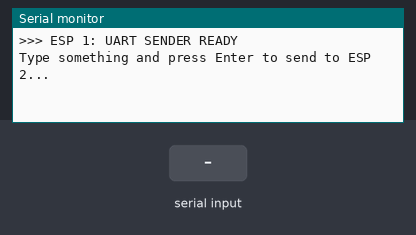
The sketch below on a simulated ESP32. On the bench: the last lines printed to the serial monitor. Inputs (shaded band) come from the test bench.

Above: at 1.2 s.
1.3 s: "1\n" received over Serial
At 2.4 s:
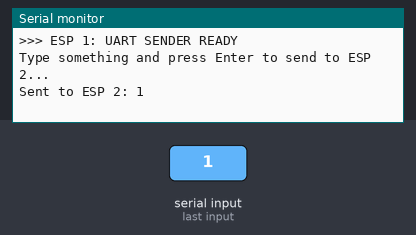
2.8 s: "0\n" received over Serial
At 3.5 s:
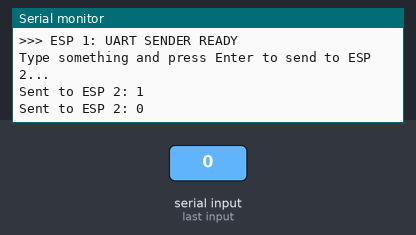
4.3 s: "2\n" received over Serial
At 4.7 s:
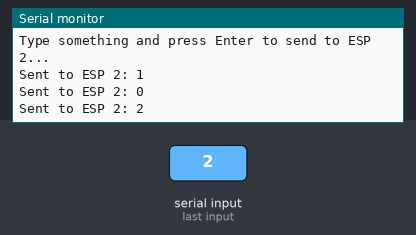

The sketch:

UART_connection_test.ino
```cpp
void setup() {
  // Serial is for the PC Monitor
  Serial.begin(115200);
  // Serial2 is for the connection to ESP 2
  Serial2.begin(115200, SERIAL_8N1, 16, 17); // RX=16, TX=17

  Serial.println(">>> ESP 1: UART SENDER READY");
  Serial.println("Type something and press Enter to send to ESP 2...");
}

void loop() {
  // Read from PC Serial Monitor
  if (Serial.available()) {
    String message = Serial.readStringUntil('\n');
    message.trim();

    // Send to ESP 2
    Serial2.println(message);

    // Local Debug
    Serial.print("Sent to ESP 2: ");
    Serial.println(message);
  }
}
```

Measured:
- after the input at 1.3 s, the serial monitor: prints a new line at once (image 1)
- after the input at 2.8 s, the serial monitor: prints a new line at once (image 2)
- after the input at 4.3 s, the serial monitor: prints a new line at once (image 3)
